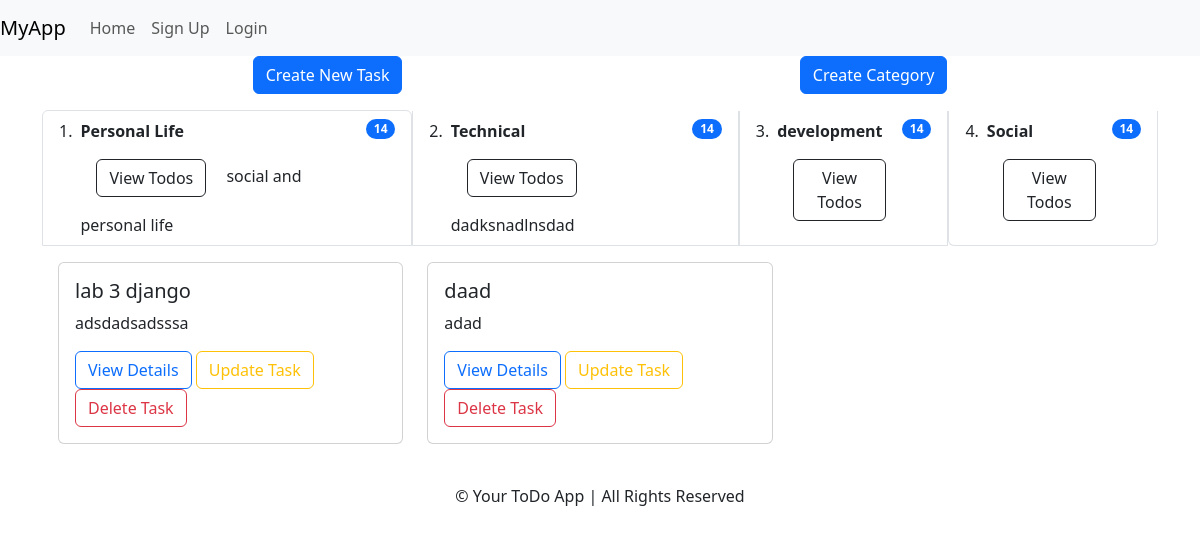
The page /todo/category/2/ on the database its author committed.
### main/models.py (models this page shows, shortened)
class Category(models.Model):
    name = models.CharField(max_length=50, unique=True)
    description = models.TextField(null=True, blank=True)

class Task(models.Model):
    STATUS_CHOICES = [
        ('PENDING', 'PENDING'),
        ('IN PROGRESS', 'IN PROGRESS'),
        ('COMPLETED', 'COMPLETED'),
    ]
    title = models.CharField(max_length=100)
    description = models.TextField()
    status = models.CharField(max_length=12, choices=STATUS_CHOICES, default='PENDING')
    priority = models.IntegerField(validators=[MinValueValidator(1), MaxValueValidator(10)], null=True, blank=True)
    due_date = models.DateField(null=True, blank=True)
    created_at = models.DateTimeField(auto_now_add=True)
    updated_at = models.DateTimeField(auto_now=True)
    category = models.ForeignKey(Category, on_delete=models.CASCADE, related_name='tasks')

### main/views.py (the view)
# urls.py: path('todo/category/<int:id>/', Todo_list_Category, name='cattodo'),
def Todo_list_Category(request, id):
    todos = Task.objects.filter(category=id)
    categories = Category.objects.all()
    context = {'tasks': todos, 'categories': categories}
    return render(request, 'main/index.html', context)

### main/templates/main/index.html (shortened to what this page needs)
{% extends "main/components/base.html" %}
{% block content %}
<div class="container d-flex justify-content-around align-items-center">
  <a href="{% url 'createtodo' %}" class="btn btn-primary">Create New Task</a>
  <a href="{% url 'createcategory' %}" class="btn btn-primary">Create Category</a>
</div>
<ol class="list-group d-flex flex-row justify-content-around align-items-center mt-3 list-group-numbered">
  {% for cat in categories %}
    <li class="list-group-item d-flex justify-content-between align-items-start">
      <div class="ms-2 me-auto">
        <div class="fw-bold">{{ cat.name }}</div>
        <a href="{% url 'cattodo' cat.id %}" class="btn btn-outline-dark m-3">View Todos</a>
        {{ cat.description }}
      </div>
      <span class="badge text-bg-primary rounded-pill">14</span>
    </li>
  {% endfor %}
</ol>
<div class="row row-cols-1 p-3 row-cols-md-3 g-4">
  {% for task in tasks %}
    <div class="col">
      <div class="card">
        <div class="card-body">
          <h5 class="card-title">{{ task.title }}</h5>
          <p class="card-text">{{ task.description }}</p>
          <a href="{% url 'detail' task.id %}" class="btn btn-outline-primary">View Details</a>
          <a href="{% url 'update-task' task.id %}" class="btn btn-outline-warning">Update Task</a>
          <button type="button" class="btn btn-outline-danger" data-bs-toggle="modal" data-bs-target="#deleteModal{{ task.id }}">
            Delete Task
          </button>
        </div>
      </div>
    </div>
  {% endfor %}
</div>
{% endblock %}

### main/templates/main/components/base.html (shortened to what this page needs)
<!DOCTYPE html>
<html lang="en">
<head>
    <link rel="stylesheet" href="https://cdn.jsdelivr.net/npm/bootstrap@5.3.2/dist/css/bootstrap.min.css">
</head>
<body>
    {% include "main/components/navbar.html" %}
    <div class="container">
        {% block content %}
        {% endblock %}
    </div>
    {% include "main/components/footer.html" %}
</body>
</html>

### main/templates/main/components/navbar.html (shortened to what this page needs)
<nav class="navbar navbar-expand-lg navbar-light bg-light">
    <a class="navbar-brand" href="{% url 'home' %}">MyApp</a>
    <div class="collapse navbar-collapse" id="navbarNav">
        <ul class="navbar-nav ml-auto">
            <li class="nav-item">
                <a class="nav-link" href="{% url 'home' %}">Home</a>
            </li>
            {% if user.is_authenticated %}
                <li class="nav-item">
                    <a class="nav-link" href="{% url 'logout' %}">Logout</a>
                </li>
            {% else %}
                <li class="nav-item">
                    <a class="nav-link" href="{% url 'signup' %}">Sign Up</a>
                </li>
                <li class="nav-item">
                    <a class="nav-link" href="{% url 'login' %}">Login</a>
                </li>
            {% endif %}
        </ul>
    </div>
</nav>

### main/templates/main/components/footer.html
<footer class="text-center mt-4">
    <div class="container">
        <p>&copy; {{ current_year }} Your ToDo App | All Rights Reserved</p>
    </div>
</footer>

### rows shown on the page
Category: name "Personal Life", description "social and personal life"
Category: name "Technical", description "dadksnadlnsdad"
Category: name "development"
Category: name "Social"
Task: title "lab 3 django", description "adsdadsadsssa"
Task: title "daad", description "adad"
